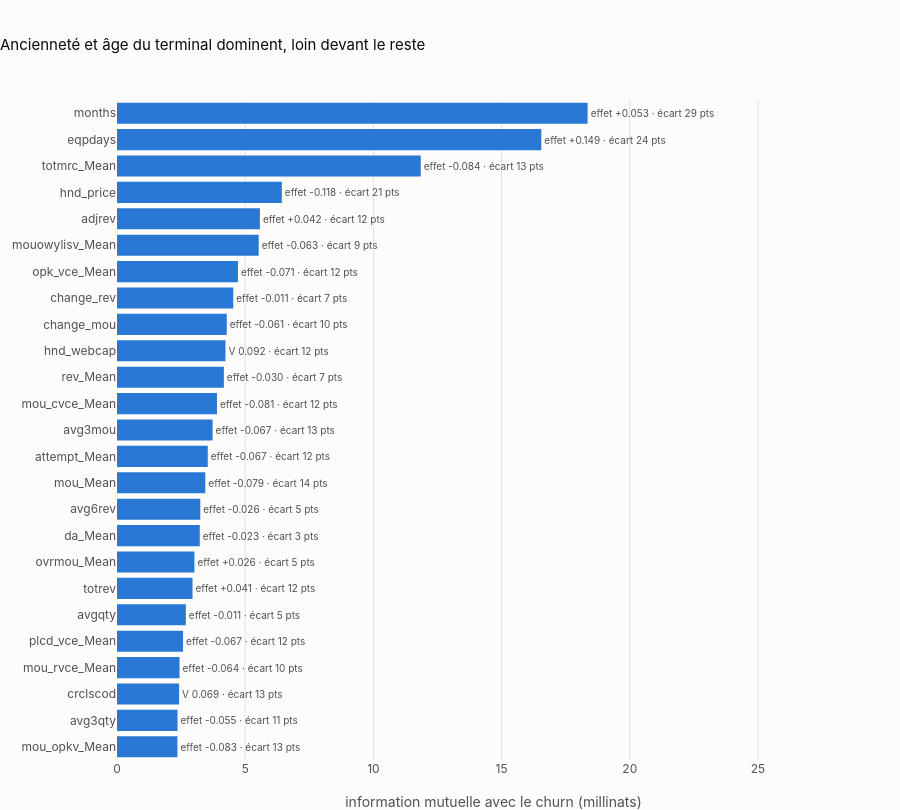

Notebook code cell kept with this figure:
### Code cell
publish(importance_chart(results, "Ancienneté et âge du terminal dominent, loin devant le reste"),
        "03_importance", width=1100)

### Figure 1 — Plotly figure (JSON) as saved in the notebook; plotly's stock layout.template omitted (floating-point values rounded to 4 significant figures)
{"data": [{"cliponaxis": false, "hovertemplate": "%{y}<br>information mutuelle %{x:.2f} millinats<extra></extra>", "marker": {"color": "#2a78d6"}, "orientation": "h", "text": ["effet -0.083 · écart 13 pts", "effet -0.055 · écart 11 pts", "V 0.069 · écart 13 pts", "effet -0.064 · écart 10 pts", "effet -0.067 · écart 12 pts", "effet -0.011 · écart 5 pts", "effet +0.041 · écart 12 pts", "effet +0.026 · écart 5 pts", "effet -0.023 · écart 3 pts", "effet -0.026 · écart 5 pts", "effet -0.079 · écart 14 pts", "effet -0.067 · écart 12 pts", "effet -0.067 · écart 13 pts", "effet -0.081 · écart 12 pts", "effet -0.030 · écart 7 pts", "V 0.092 · écart 12 pts", "effet -0.061 · écart 10 pts", "effet -0.011 · écart 7 pts", "effet -0.071 · écart 12 pts", "effet -0.063 · écart 9 pts", "effet +0.042 · écart 12 pts", "effet -0.118 · écart 21 pts", "effet -0.084 · écart 13 pts", "effet +0.149 · écart 24 pts", "effet +0.053 · écart 29 pts"], "textfont": {"size": 10}, "textposition": "outside", "type": "bar", "x": [2.357, 2.361, 2.423, 2.438, 2.576, 2.686, 2.946, 3.021, 3.228, 3.248, 3.444, 3.54, 3.728, 3.899, 4.168, 4.231, 4.282, 4.535, 4.718, 5.527, 5.574, 6.43, 11.85, 16.55, 18.36], "y": ["mou_opkv_Mean", "avg3qty", "crclscod", "mou_rvce_Mean", "plcd_vce_Mean", "avgqty", "totrev", "ovrmou_Mean", "da_Mean", "avg6rev", "mou_Mean", "attempt_Mean", "avg3mou", "mou_cvce_Mean", "rev_Mean", "hnd_webcap", "change_mou", "change_rev", "opk_vce_Mean", "mouowylisv_Mean", "adjrev", "hnd_price", "totmrc_Mean", "eqpdays", "months"]}], "layout": {"height": 810, "title": {"text": "Ancienneté et âge du terminal dominent, loin devant le reste"}, "xaxis": {"range": [0, 29.37], "title": {"text": "information mutuelle avec le churn (millinats)"}}, "yaxis": {"type": "category"}}}
